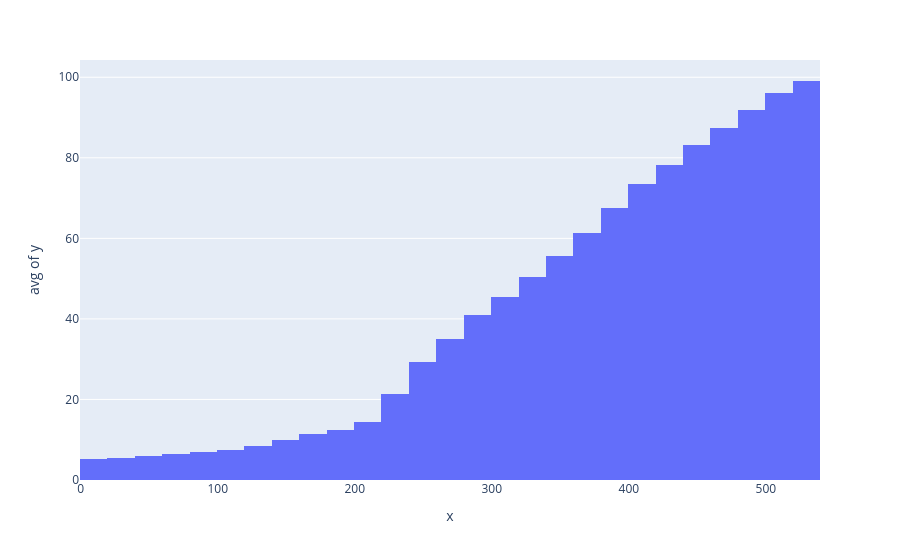

Here is the notebook cell this chart was saved with:
### Code cell
# print path length and resample
import os
import json
episode_folder = "../episodes/"
scenes = []
for file_name in os.listdir(episode_folder):
    if file_name.endswith(".json") and not "test" in file_name:
        scenes.append(file_name)
scenes = sorted(scenes)

checked_gr = [x.strip() for x in open(f"{episode_folder}checked_gr.txt").readlines()]
checked_vc = [x.strip() for x in open(f"{episode_folder}checked_vc.txt").readlines()]

gr_length = []
vc_length = []

for scene in scenes:
    data = json.load(open(os.path.join(episode_folder, scene)))
    for episode in data:
        scene_id = episode["scene_id"]
        episode_label = f"{scene_id}_{episode['episode_id']}"
        closest_goal_idx = episode["closest_goal_idx"]
        closest_goal = episode["goals"][closest_goal_idx]
        path_length = closest_goal["path_length"]
        if episode_label in checked_gr:
            gr_length.append((episode_label, path_length))
        elif episode_label in checked_vc:
            vc_length.append((episode_label, path_length))
gr_length = sorted(gr_length, key=lambda x: x[1])
vc_length = sorted(vc_length, key=lambda x: x[1])
n_gr = len(gr_length)
n_vc = len(vc_length)
gr_len = [x[1] for x in gr_length]
vc_len = [x[1] for x in vc_length]

print(len(gr_length), len(vc_length))
print(np.mean(gr_len),np.mean(vc_len))

import plotly.express as px

# show mean value of each bin
fig = px.histogram(x=[*range(n_gr+n_vc)], y=[*gr_len, *vc_len], nbins=(n_gr+n_vc)//10, histfunc="avg")
fig.show()

### Figure 1 — Plotly figure (JSON) as saved in the notebook; plotly's stock layout.template omitted (floating-point values rounded to 4 significant figures; data arrays with more than 128 entries replaced by an {"elided": "..."} marker saying what was removed)
{"data": [{"bingroup": "x", "histfunc": "avg", "hovertemplate": "x=%{x}<br>avg of y=%{y}<extra></extra>", "legendgroup": "", "marker": {"color": "#636efa", "pattern": {"shape": ""}}, "name": "", "nbinsx": 52, "orientation": "v", "showlegend": false, "type": "histogram", "x": {"elided": "524 int values"}, "xaxis": "x", "y": {"elided": "524 float values"}, "yaxis": "y"}], "layout": {"barmode": "relative", "legend": {"tracegroupgap": 0}, "margin": {"t": 60}, "xaxis": {"anchor": "y", "domain": [0, 1], "title": {"text": "x"}}, "yaxis": {"anchor": "x", "domain": [0, 1], "title": {"text": "avg of y"}}}}
